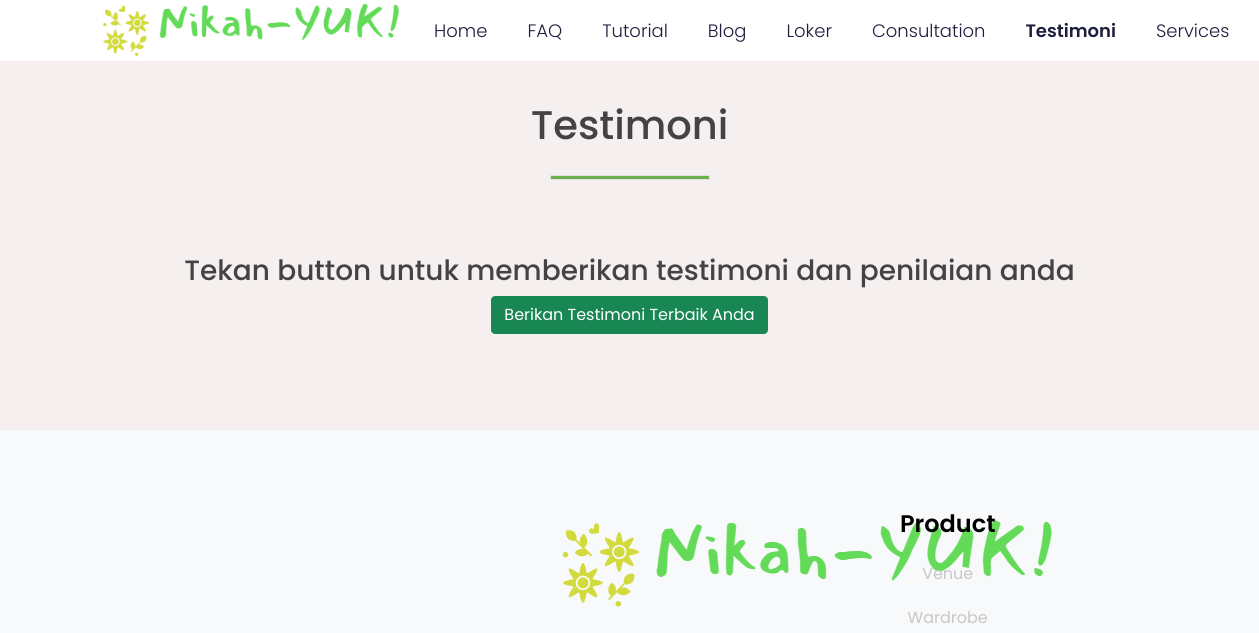
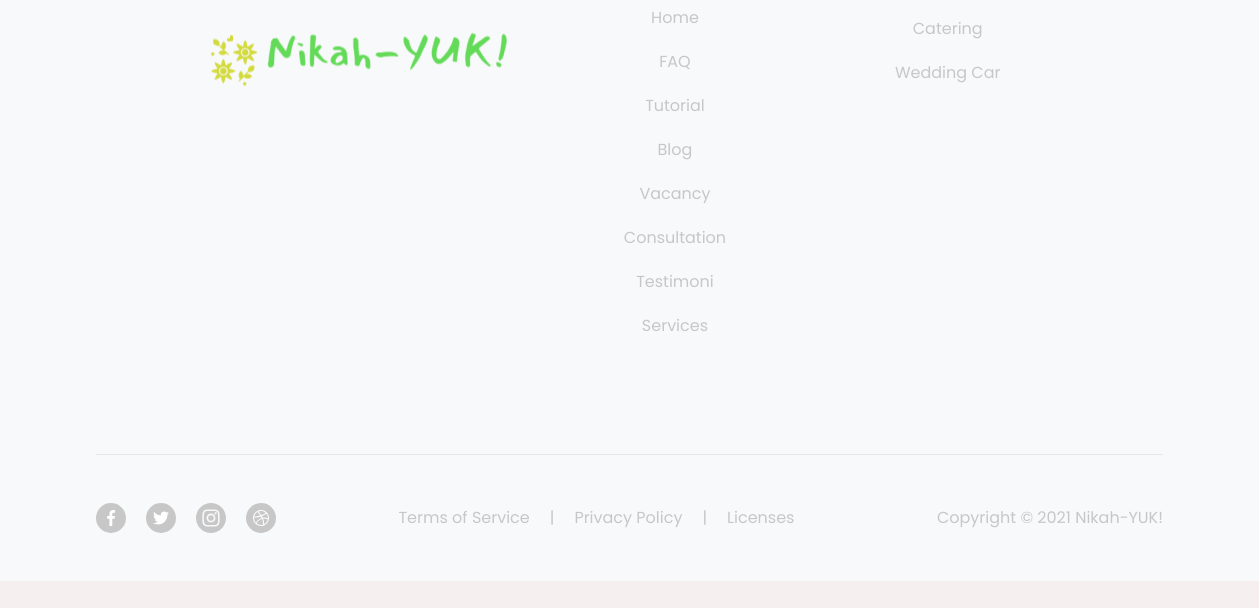
The app's page /view/user/testimoni_user.php, older data (2 pictures, top to bottom).
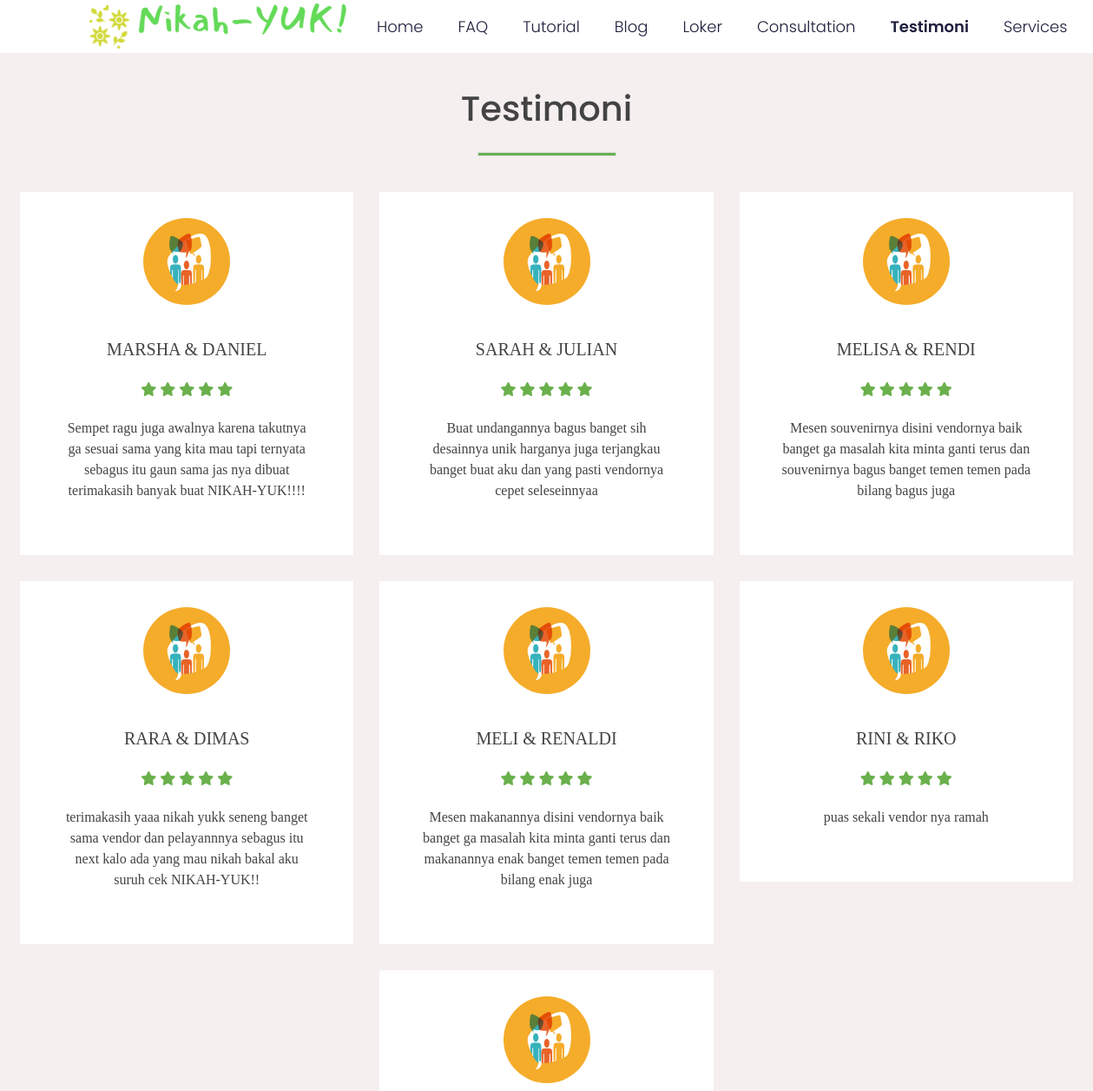
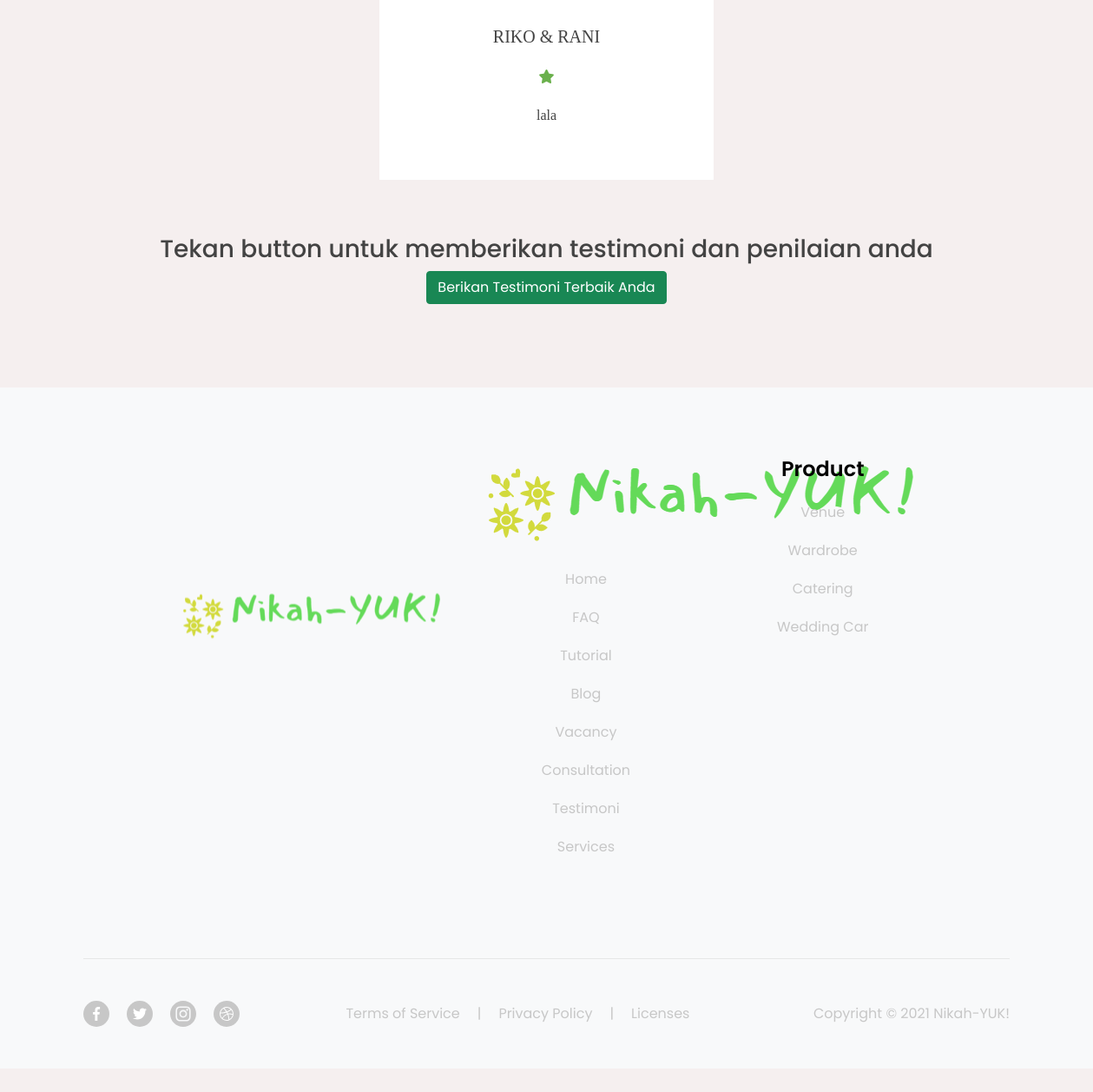
The same page, newer data (2 pictures, top to bottom).
### tables this page shows
CREATE TABLE `testimoni` (
  `id` int(11) NOT NULL,
  `name` varchar(222) NOT NULL,
  `message` text NOT NULL,
  `email` varchar(30) NOT NULL,
  `nilai` int(1) NOT NULL
);

### view/user/testimoni_user.php (the view, shortened to what this page needs)
<!DOCTYPE html>
<html lang="en">
<head>
    <link href="https://cdn.jsdelivr.net/npm/bootstrap@5.0.0-beta2/dist/css/bootstrap.min.css" rel="stylesheet">
    <link rel="stylesheet" href="https://use.fontawesome.com/releases/v5.5.0/css/all.css">
    <link rel="stylesheet" href="sweetalert2.min.css">
    <link rel="stylesheet" type="text/css" href="../../style/testimoni_page.css">
</head>
<body>
    <section style="height:100%; width: 100%; box-sizing: border-box; background-color: #FFFFFF">
        <div class="header-4-2" style="font-family: 'Poppins', sans-serif;">
            <nav class="navbar navbar-expand-lg navbar-light">
                <a href="#">
                    <img style="margin-right:0.75rem" src="../../img/logo1.png" alt="">
                </a>
                <div class="collapse navbar-collapse" id="navbarTogglerDemo-header-4-2">
                    <ul class="navbar-nav me-auto mt-2 mt-lg-0">
                        <li class="nav-item ">
                            <a class="nav-link" href="Welcome_page.php">Home</a>
                        </li>
                        <li class="nav-item">
                            <a class="nav-link" href="Faq_user.php">FAQ</a>
                        </li>
                        <li class="nav-item">
                            <a class="nav-link" href="tutorial_user.php">Tutorial</a>
                        </li>
                        <li class="nav-item">
                            <a class="nav-link" href="Blog_user.php">Blog</a>
                        </li>
                        <li class="nav-item">
                            <a class="nav-link" href="loker_user.php">Loker</a>
                        </li>
                        <li class="nav-item">
                            <a class="nav-link" href="Konsultasi_user.php">Consultation</a>
                        </li>
                        <li class="nav-item active">
                            <a class="nav-link" href="testimoni_user.php">Testimoni</a>
                        </li>
                        <li class="nav-item">
                            <a class="nav-link" href="service_user.php">Services</a>
                        </li>
                    </ul>
                </div>
            </nav>
            <div class="testimonials">
                <div class="inner">
                    <h1>Testimoni</h1>
                    <div class="border"></div>
                    <div class="row">
                        <?php
                        include('../../controller/db_conn.php');
                        $query = "SELECT * FROM testimoni";
                        $select = $conn->prepare($query);
                        $select->execute();
                        $result = $select->get_result();
                        if ($result->num_rows > 0) {
                            while ($row = $result->fetch_assoc()) {
                                foreach ($result as $row) :
                        ?>
                                    <div class="col">
                                        <div class="testimonial">
                                            <img src="../../img/testi.png" alt="">
                                            <div class="card-body">
                                                <div class="name"><?php echo $row["name"] ?></b></div>
                                                <div class="stars">
                                                    <?php for ($x = 1; $x <= $row["nilai"]; $x++) { ?>
                                                        <i class="fas fa-star"></i>
                                                    <?php } ?>
                                                </div>
                                                <p><?php echo $row["message"] ?></p>
                                            </div>
                                        </div>
                                    </div>
                        <?php endforeach;
                            }
                        } ?>
                    </div>
                </div>
                <div class="container mt-5">
                    <h3>Tekan button untuk memberikan testimoni dan penilaian anda</h3>
                    <button type="button" class="btn btn-success" data-bs-toggle="modal" data-bs-target="#exampleModal"> Berikan Testimoni Terbaik Anda </button>
                                            </head>
                                            <body>
                </div>
                <div class="footer">
                    <br><br><br><br>
                    <div style="font-family: 'Poppins', sans-serif;">
                        <div class="list-footer-footer-2-2 bg-light">
                            <div class="row">
                                <div class="col-lg-4 col-md-6">
                                    <div class="">
                                        <div class="list-space-footer-2-2-2">
                                            <img src="../../img/logo1.png" alt="">
                                        </div>
                                    </div>
                                </div>
                                <div class="col-lg-3 col-md-6">
                                    <div class="">
                                        <div class="list-space-footer-2-2">
                                            <img src="nikahyuklogo.png" alt="">
                                        </div>
                                        <nav style="list-style-type:none;">
                                            <li class="list-space-footer-2-2">
                                                <a class="list-menu-footer-2-2" onclick="window.location.href='Welcome_page.php'">Home</a>
                                            </li>
                                            <li class="list-space-footer-2-2">
                                                <a class="list-menu-footer-2-2" onclick="window.location.href='Faq_user.php'">FAQ</a>
                                            </li>
                                            <li class="list-space-footer-2-2">
                                                <a class="list-menu-footer-2-2" onclick="window.location.href='tutorial_user.php'">Tutorial</a>
                                            </li>
                                            <li class="list-space-footer-2-2">
                                                <a class="list-menu-footer-2-2" onclick="window.location.href='Blog_user.php'">Blog</a>
                                            </li>
                                            <li class="list-space-footer-2-2">
                                                <a class="list-menu-footer-2-2" onclick="window.location.href='loker_user.php'">Vacancy</a>
                                            </li>
                                            <li class="list-space-footer-2-2">
                                                <a class="list-menu-footer-2-2" onclick="window.location.href='Konsultasi_user.php'">Consultation</a>
                                            </li>
                                            <li class="list-space-footer-2-2">
                                                <a class="list-menu-footer-2-2" onclick="window.location.href='testimoni_user.php'">Testimoni</a>
                                            </li>
                                            <li class="list-space-footer-2-2">
                                                <a class="list-menu-footer-2-2" onclick="window.location.href='Service_user.php'">Services</a>
                                            </li>
                                        </nav>
                                    </div>
                                </div>
                                <div class="col-lg-3 col-md-6">
                                    <h2 class="footer-text-title-footer-2-2 list-space-footer-2-2-title">Product</h2>
                                    <nav style="list-style-type:none;">
                                        <li class="list-space-footer-2-2">
                                            <a class="list-menu-footer-2-2" onclick="window.location.href='service_user.php?idkategori=4'">Venue</a>
                                        </li>
                                        <li class="list-space-footer-2-2">
                                            <a class="list-menu-footer-2-2" onclick="window.location.href='service_user.php?idkategori=5'">Wardrobe</a>
                                        </li>
                                        <li class="list-space-footer-2-2">
                                            <a class="list-menu-footer-2-2" onclick="window.location.href='service_user.php?idkategori=6'">Catering</a>
                                        </li>
                                        <li class="list-space-footer-2-2">
                                            <a class="list-menu-footer-2-2" onclick="window.location.href='service_user.php?idkategori=7'">Wedding Car</a>
                                        </li>
                                    </nav>
                                </div>
                            </div>
                        </div>
                        <div class="border-color-footer-2-2 info-footer-footer-2-2 bg-light">
                            <div class="">
                                <hr class="hr-footer-2-2">
                            </div>
                            <div class="mx-auto d-flex flex-column flex-lg-row align-items-center footer-info-space-footer-2-2">
                                <div class="d-flex title-font font-medium align-items-center" style="cursor: pointer;">
                                </div>
                                <nav class="mx-auto d-flex flex-wrap align-items-center justify-content-center footer-responsive-space-footer-2-2">
                                    <a class="footer-link-footer-2-2" style="text-decoration: none;">Terms of Service</a>
                                    <span style="margin-right:1.25rem">|</span>
                                    <a class="footer-link-footer-2-2" style="text-decoration: none;">Privacy Policy</a>
                                    <span style="margin-right:1.25rem">|</span>
                                    <a class="footer-link-footer-2-2" style="text-decoration: none;">Licenses</a>
                                </nav>
                                <nav class="d-flex flex-lg-row flex-column align-items-center justify-content-center">
                                    <p style="margin: 0">Copyright © 2021 Nikah-YUK!</p>
                                </nav>
                            </div>
                        </div>
                    </div>
                </div>
            </div>
    </section>
</body>
</html>

### style/testimoni_page.css (style rules this page uses)
.testimonial { margin: 0; padding: 0; font-family: Georgia, 'Times New Roman', Times, serif }
.testimonials { padding: 40px 0; background: #f5efef; color: #434343; text-align: center; }
.inner { margin: auto; overflow: hidden; padding: 0 20px; }
.border { width: 160px; height: 5px; background: #6ab04c; margin: 26px auto; }
.row { display: flex; flex-wrap: wrap; justify-content: center; }
.col { flex: 33.33%; max-width: 33.33%; box-sizing: border-box; padding: 15px; }
.testimonial { background: #fff; padding: 30px; }
.testimonial img { width: 100px; height: 100px; border-radius: 50%; }
.name { font-size: 20px; font-style: initial; text-transform: uppercase; margin: 20px 0; }
.stars { color: #6ab04c; margin-bottom: 20px; }
.header-4-2 .navbar, .hero-header-4-2 { padding: 3rem 2rem; }
.header-4-2 .navbar-light .navbar-nav .nav-link { font-size: 18px; color: #1d1e3c; font-weight: 300; line-height: 1.5rem; }
.header-4-2 .navbar-light .navbar-nav .active>.nav-link, .header-4-2 .navbar-light .navbar-nav .nav-link.active, .header-4-2 .navbar-light .navbar-nav .nav-link.show, .header-4-2 .navbar-light .navbar-nav .show>.nav-link { font-weight: 600; }
@media (min-width: 576px) { .header-4-2 .navbar { padding: 3rem 2rem; } }
@media (min-width: 768px) { .header-4-2 .navbar { padding: 3rem 4rem; } }
@media (min-width: 992px) { .header-4-2 .navbar-expand-lg .navbar-nav .nav-link { padding-right: 1.25rem; padding-left: 1.25rem; } }
@media (min-width: 992px) { .header-4-2 .navbar { padding: 0rem 6rem; } }

### view/user/testimoni_user.php (style rules this page uses)
.list-space-footer-2-2 { margin-bottom: 1.25rem; }
.list-space-footer-2-2-2 { left: 100%; top: 100%; transform: translate(0%, 250%); }
.list-space-footer-2-2-title { margin-bottom: 1.5rem; }
.footer-text-title-footer-2-2 { font-size: 1.5rem; font-weight: 600; color: #000000; }
.list-menu-footer-2-2 { color: #c7c7c7; text-decoration: none !important; cursor: pointer; }
hr.hr-footer-2-2 { margin: 0; border: 0; border-top: 1px solid rgba(0, 0, 0, 0.1); }
.border-color-footer-2-2 { color: #c7c7c7; }
.footer-link-footer-2-2 { margin-right: 1.25rem; color: #c7c7c7; }
.footer-info-space-footer-2-2 { padding-top: 3rem; }
.social-media-left-footer-2-2 { margin-right: 1.25rem; }
.social-media-center-1-footer-2-2 { margin-right: 1.25rem; }
.social-media-center-2-footer-2-2 { margin-right: 1.25rem; }
.list-footer-footer-2-2 { padding: 5rem 1rem 6rem 1rem; }
.info-footer-footer-2-2 { padding-left: 1rem; padding-right: 1rem; padding-bottom: 3rem; }
@media (min-width: 576px) { .list-footer-footer-2-2 { padding: 5rem 2rem 6rem 2rem; } }
@media (min-width: 576px) { .info-footer-footer-2-2 { padding-left: 2rem; padding-right: 2rem; padding-bottom: 3rem; } }
@media (min-width: 768px) { .list-footer-footer-2-2 { padding: 5rem 4rem 6rem 4rem; } }
@media (min-width: 768px) { .info-footer-footer-2-2 { padding-left: 4rem; padding-right: 4rem; padding-bottom: 3rem; } }
@media (min-width: 992px) { .list-footer-footer-2-2 { padding: 5rem 6rem 6rem 6rem; } }
@media (min-width: 992px) { .info-footer-footer-2-2 { padding-left: 6rem; padding-right: 6rem; padding-bottom: 3rem; } }

Row changes from the older to the newer data that the page shows:
added testimoni: name "MARSHA & DANIEL", nilai 5 (drawn), message "Sempet ragu juga awalnya karena takutnya ga sesuai sama yang kita mau tapi ternyata sebagus itu gaun sama jas nya dibuat terimakasih banyak buat NIKAH-YUK!!!!"
added testimoni: name "SARAH & JULIAN", nilai 5 (drawn), message "Buat undangannya bagus banget sih desainnya unik harganya juga terjangkau banget buat aku dan yang pasti vendornya cepet seleseinnyaa"
added testimoni: name "MELISA & RENDI", nilai 5 (drawn), message "Mesen souvenirnya disini vendornya baik banget ga masalah kita minta ganti terus dan souvenirnya bagus banget temen temen pada bilang bagus juga"
added testimoni: name "RARA & DIMAS", nilai 5 (drawn), message "terimakasih yaaa nikah yukk seneng banget sama vendor dan pelayannnya sebagus itu next kalo ada yang mau nikah bakal aku suruh cek NIKAH-YUK!!"
added testimoni: name "MELI & RENALDI", nilai 5 (drawn), message "Mesen makanannya disini vendornya baik banget ga masalah kita minta ganti terus dan makanannya enak banget temen temen pada bilang enak juga"
added testimoni: name "RINI & RIKO", nilai 5 (drawn), message "puas sekali vendor nya ramah"
added testimoni: name "RIKO & RANI", nilai 1 (drawn), message "lala"
